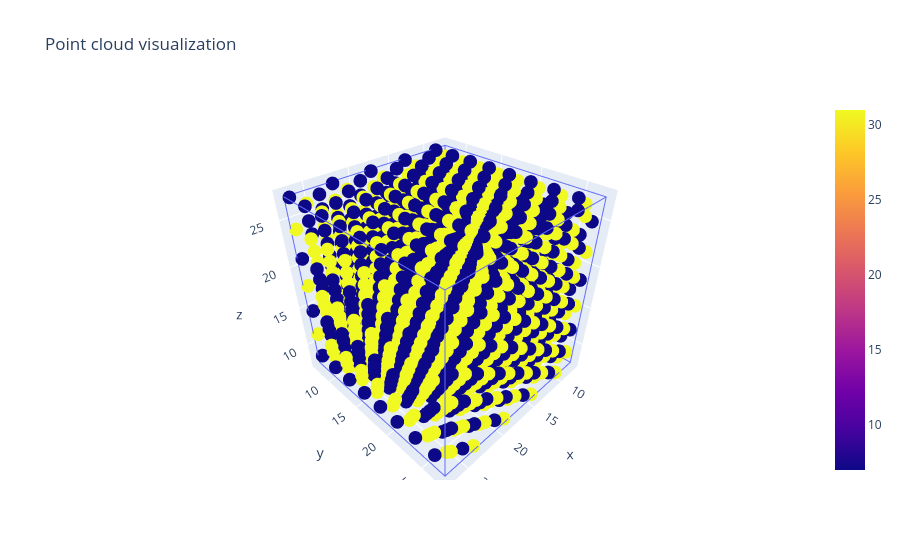

Write notebook code for a chart like this one.
### Markdown cell above
The atoms (point cloud) that were placed in the box:

### Code cell
fig = CVR.vv.point_cloud_viewer(image.get_point_cloud(), box=image.box, box_outline=True)
fig.show()

### Figure 1 — Plotly figure (JSON) as saved in the notebook; plotly's stock layout.template omitted (floating-point values rounded to 4 significant figures; data arrays with more than 128 entries replaced by an {"elided": "..."} marker saying what was removed)
{"data": [{"hovertemplate": "x=%{x}<br>y=%{y}<br>z=%{z}<extra></extra>", "legendgroup": "", "line": {"color": "#636efa", "dash": "solid"}, "marker": {"symbol": "circle"}, "mode": "lines", "name": "", "scene": "scene", "showlegend": false, "type": "scatter3d", "x": [7.321, 7.321, 7.321, 7.321, 7.321, 27.32, 27.32, 27.32, 27.32, 27.32, 7.321, 7.321, 27.32, 27.32, 27.32, 7.321, 7.321, 27.32, 7.321, 7.321], "y": [7.321, 7.321, 27.32, 27.32, 7.321, 7.321, 7.321, 27.32, 27.32, 7.321, 7.321, 27.32, 27.32, 7.321, 7.321, 7.321, 27.32, 27.32, 27.32, 7.321], "z": [7.321, 27.32, 27.32, 7.321, 7.321, 7.321, 27.32, 27.32, 7.321, 7.321, 7.321, 7.321, 7.321, 7.321, 27.32, 27.32, 27.32, 27.32, 27.32, 27.32]}, {"hovertemplate": "x=%{x}<br>y=%{y}<br>z=%{z}<br>color=%{marker.color}<extra></extra>", "legendgroup": "", "marker": {"color": {"elided": "1440 int values"}, "coloraxis": "coloraxis", "symbol": "circle"}, "mode": "markers", "name": "", "scene": "scene", "showlegend": false, "type": "scatter3d", "x": {"elided": "1440 float values"}, "y": {"elided": "1440 float values"}, "z": {"elided": "1440 float values"}}], "layout": {"title": {"text": "Point cloud visualization"}}}
